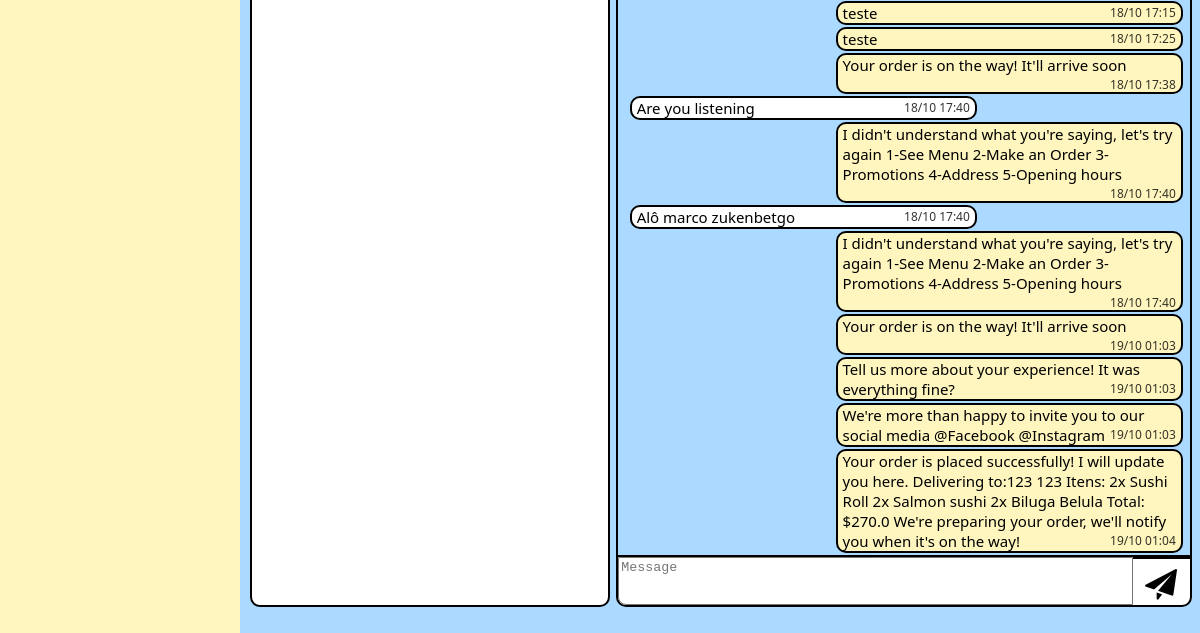
The app's page /chat/1 (lower part), older data.
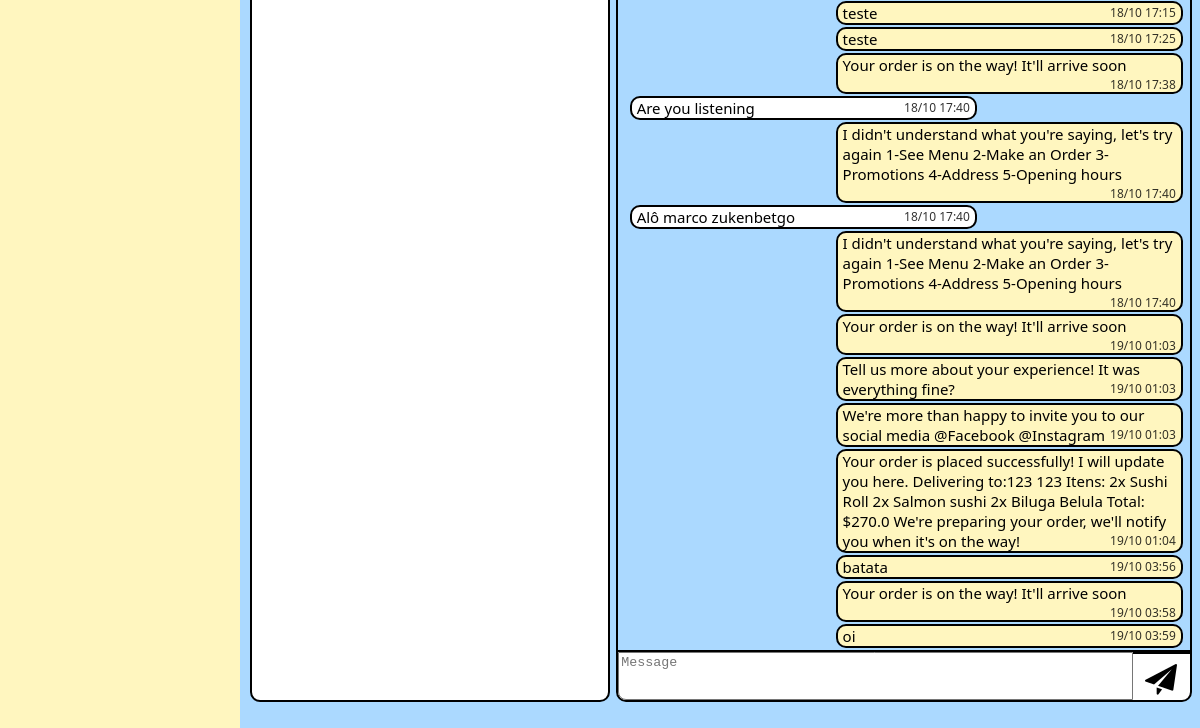
The same page, newer data.
### Bot/models.py (models this page shows)
class Messages(models.Model):
    from_number = models.CharField(max_length=16)
    to_number = models.CharField(max_length=16)
    message_text = models.TextField()
    sent_datetime = models.DateTimeField()
    contact_id = models.ForeignKey(
        Contacts,
        on_delete=models.CASCADE
    )
    class Meta: verbose_name_plural = 'Messages'

### Bot/views.py (the view)
# urls.py: path('chat/', chat, name='chat'),
def chat(request, **kwargs): #Show all numbers that messaged
    last_message = {id : Messages.objects.filter(contact_id = id).last() for id in Contacts.objects.all()}
    if request.method == "POST" or kwargs:
        id = kwargs.get('id')
        if request.POST.get('id') != None:
            id = request.POST.get('id')
        text = request.POST.get('text')
        if text != None:
            to = Contacts.objects.get(id = id)
            send_message(text, to.phone_number, to)
        user = Contacts.objects.get(id = id)
        messages = Messages.objects.filter(contact_id = id).order_by('-id')
        num_orders = Orders.objects.filter(contact_id = id).count()
        active_orders = Orders.objects.filter(contact_id = id, status__in = ('Delivering', 'Preparing'))
    else:
        messages = None
        active_orders = None
        num_orders = 0
        user = None
    return render(request, 'Chat/chat.html', {'contact' : last_message, 'messages' : messages, 'num_orders' : num_orders, 'active_orders' : active_orders, 'user' : user})

### Bot/models.py (called while the page is built)
    def get_id(self):
        return f"{self.id}"

### Bot/templates/Chat/chat.html (shortened to what this page needs)
{% extends 'main.html' %}
{% load static %}
{% block styles %}
    <link rel="stylesheet" href="{% static 'css/chat.css' %}">
{% endblock %}
{% block content %}
<section id="chat">
</section>
<section id="chatting">
    {% if messages %}
        <div class="messages_chatbox">
        {% for message in messages %}
            {% if message.contact_id.phone_number == message.from_number %}
                <div class="message_user">
                    <span class="message_user_chatbox">{{ message.message_text }}</span><span class="time_send_chatbox">{{ message.sent_datetime|date:"d/m H:i" }}</span>
                </div>
            {% else %}
            <div class="message_system">
                <span class="message_system_chatbox">{{ message.message_text }}</span><span class="time_send_chatbox">{{ message.sent_datetime|date:"d/m H:i" }}</span>
            </div>
            {% endif %}
        {% endfor %}
        </div>
        <form method="POST"> {% csrf_token %}
        <div class="text_input">
                <textarea required name="text" placeholder="Message"></textarea>
             <div class="send_text">
                <button class="buttonsend" type="submit" name="id" value="{{ user.id }}">
                    <img class="send" src="{% static 'img/send-button.png' %}">
                </button>
            </div>
        </div>
        </form>
    {% else %}
        <span class="noneselected"><center>Select a Contact to chat!!</center></span>
    {% endif %}
</section>
{% endblock %}

Row changes from the older to the newer data that the page shows:
added Messages: message_text "oi", sent_datetime "19/10 03:59"
added Messages: message_text "Your order is on the way! It'll arrive soon", sent_datetime "19/10 03:58"
added Messages: message_text "batata", sent_datetime "19/10 03:56"
